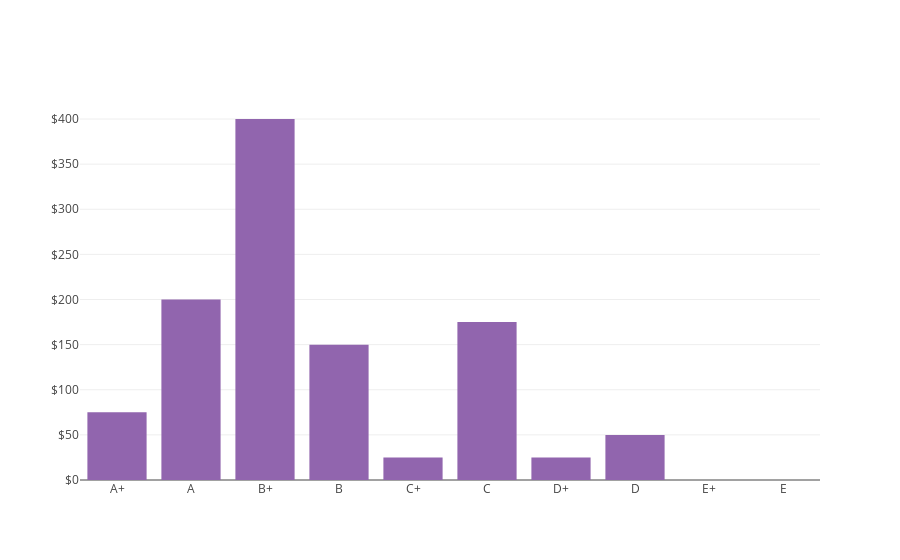

The notebook cell this image was saved under:
### Code cell
def notes_distribution_bar_chart(DF):
    '''
    Plot a bar chart showing the fund distribution in each note grade.
    '''
    grades = ['A+', 'A', 'B+', 'B', 'C+', 'C', 'D+', 'D', 'E+', 'E']
    fundsDict = (DF
                 .groupBy('grade')
                 .agg(F.sum('principal'))
                 .rdd
                 .collectAsMap())
    
    trace = go.Bar(
        x = grades,
        y = [fundsDict[grade] if grade in fundsDict.keys() else 0 for grade in grades],
        marker = {'color': '#9165AE'},
    )
    
    data = go.Data([trace])
    
    layout = go.Layout(
        yaxis = {'tickprefix': '$'}
    )
    
    pyo.iplot(go.Figure(data=data, layout=layout))

notes_distribution_bar_chart(notesDF)

### Figure 1 — Plotly figure (JSON) as saved in the notebook; plotly's stock layout.template omitted (floating-point values rounded to 4 significant figures)
{"data": [{"marker": {"color": "#9165AE"}, "type": "bar", "x": ["A+", "A", "B+", "B", "C+", "C", "D+", "D", "E+", "E"], "y": [75, 200, 400, 150, 25, 175, 25, 50, 0, 0]}], "layout": {"yaxis": {"tickprefix": "$"}}}
